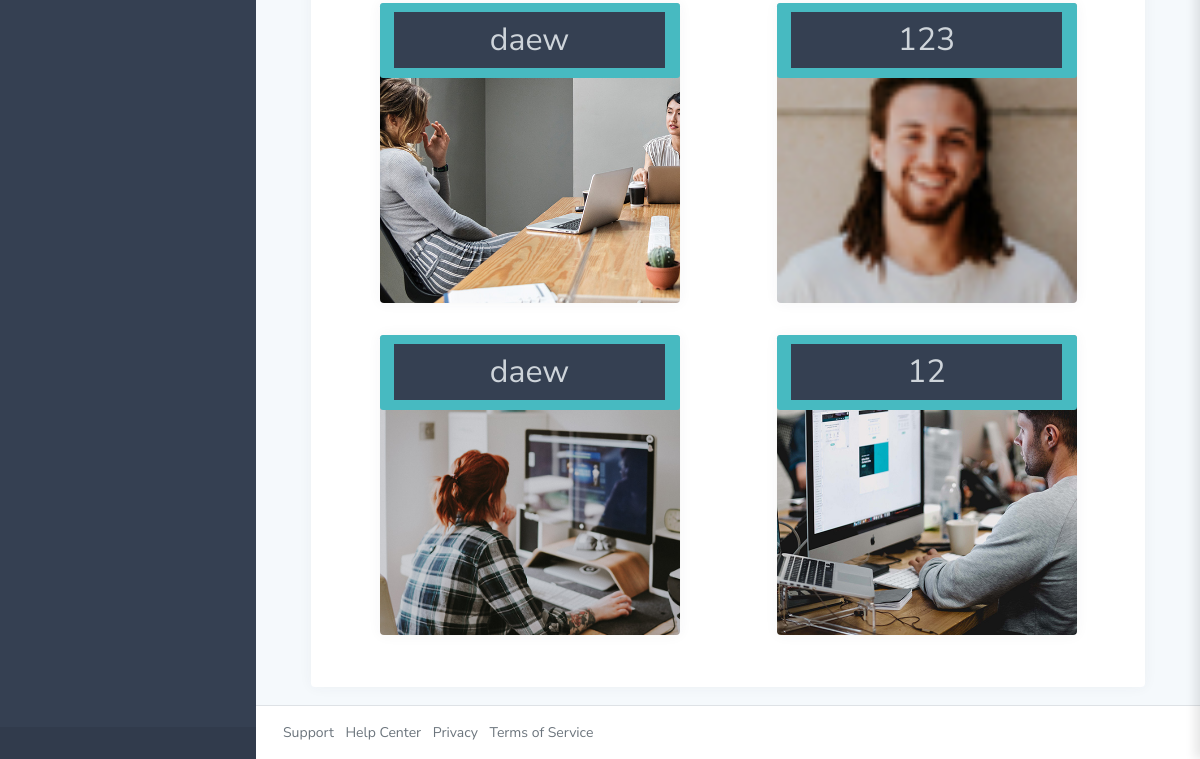
/ad/select-direction/ (signed in, lower part), run on an earlier commit of the app's database.
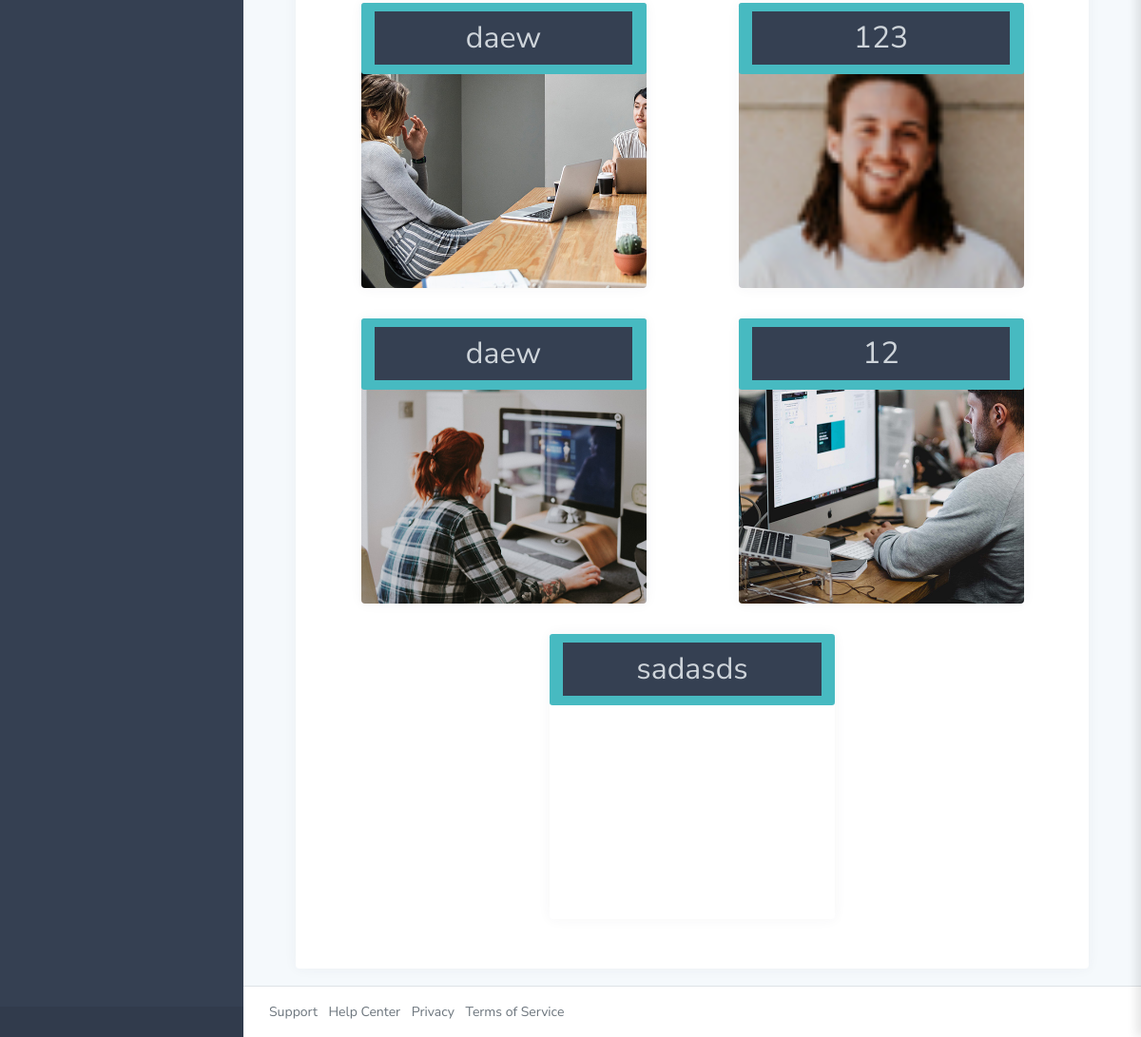
And on a later commit of the database.
### main/models.py (models this page shows, shortened)
class Direction(models.Model):
    photo = models.ImageField()
    name = models.CharField(max_length=255)
    time = models.DurationField(default=0)
    question_count = models.PositiveIntegerField()
    is_logic = models.BooleanField(default=False)

### adminstrator/views.py (the view)
# urls.py: path('select-direction/', select_direction_view, name='select-direction'),
@login_required
def select_direction_view(request):
    context = {
        "direction": Direction.objects.all(),
        "questions": Question.objects.all(),
    }
    return render(request, "select-direction.html", context)

### template/select-direction.html (shortened to what this page needs)
{% extends 'base.html' %}
{% block content %}
		<main class="content">
            <div class="container-fluid p-0">
                <div class="container">
                     <div class="card">
                         <div class="card-body">
                            <div style="display: flex; flex-wrap: wrap;
                               justify-content: space-around;">
                               {% for i in direction %}
                                  <div style="background-image: url('{{i.photo.url}}'); background-size: cover; width: 300px; height: 300px" class="card">
                                      <div class="badge bg-primary text-wrap fs-2">
                                          <a href="{% url 'direction-by-question' i.pk %}" class="sidebar-link">{{i.name}}</a>
                                      </div>
                                  </div>
                               {% endfor %}
                            </div>
                         </div>
                    </div>
                </div>
            </div>
        </main>
{% endblock content %}

What changed in the data, as far as the page shows it:
added Direction: name "sadasds"
